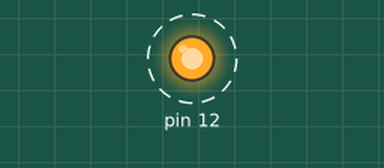
Simulated run of this program. Board: Arduino Uno, built with avr-gcc and run on an emulated ATmega328P. Parts: output pins drawn as LEDs (lit = HIGH). Dashed ring = blinking.

Above: at 0.2 s.
Timing chart, 0 to 3.0 s (numbered marks = the images above):
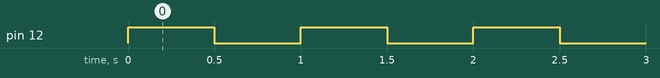

Measured:
- by itself, pin 12: alternates HIGH for 0.50 s and LOW for 0.50 s

The program:

main.cpp
```cpp
#include <Arduino.h>

// put function declarations here:
int myFunction(int, int);

void setup() {
  // put your setup code here, to run once:
  int result = myFunction(2, 3);

  pinMode(12, OUTPUT);
}

void loop() {
  // put your main code here, to run repeatedly:
  digitalWrite(12, 1);
  delay(500);
  digitalWrite(12, 0);
  delay(500);
}

// put function definitions here:
int myFunction(int x, int y) {
  return x + 2 * y;
}
```

GenericDistanceSensor.h
```cpp
#pragma once

class GenericDistanceSensor {
    public:
        virtual void init() = 0;
        virtual unsigned int getDistance() = 0;
};
```

Ultrasonic.cpp
```cpp
#include "Ultrasonic.h"

void Ultrasonic::init() {

}

unsigned int Ultrasonic::getDistance() {

}
```

Ultrasonic.h
```cpp
#pragma once

#include "GenericDistanceSensor.h"

class Ultrasonic : public GenericDistanceSensor {
    public:
        Ultrasonic(unsigned int echo, unsigned int trigger) : m_Echo(echo), m_Trigger(trigger) {}
        void init() override;
        unsigned int getDistance() override;
    private:
        unsigned int m_Echo;
        unsigned int m_Trigger;
};
```
